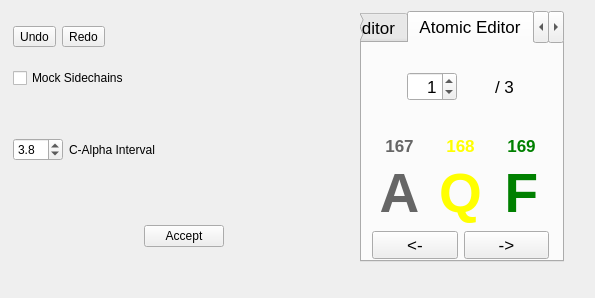
<ui version="4.0" >
 <class>threeResidues</class>
 <widget class="QWidget" name="threeResidues" >
  <property name="geometry" >
   <rect>
    <x>0</x>
    <y>0</y>
    <width>595</width>
    <height>298</height>
   </rect>
  </property>
  <property name="windowTitle" >
   <string>Form</string>
  </property>
  <widget class="QWidget" name="layoutWidget" >
   <property name="geometry" >
    <rect>
     <x>13</x>
     <y>11</y>
     <width>551</width>
     <height>251</height>
    </rect>
   </property>
   <layout class="QHBoxLayout" name="horizontalLayout_6" >
    <property name="sizeConstraint" >
     <enum>QLayout::SetDefaultConstraint</enum>
    </property>
    <item>
     <layout class="QVBoxLayout" name="verticalLayout_5" >
      <item>
       <layout class="QVBoxLayout" name="verticalLayout_4" >
        <item>
         <layout class="QHBoxLayout" name="horizontalLayout_2" >
          <item>
           <widget class="QToolButton" name="undoButton" >
            <property name="focusPolicy" >
             <enum>Qt::NoFocus</enum>
            </property>
            <property name="text" >
             <string>Undo</string>
            </property>
           </widget>
          </item>
          <item>
           <widget class="QToolButton" name="redoButton" >
            <property name="focusPolicy" >
             <enum>Qt::NoFocus</enum>
            </property>
            <property name="text" >
             <string>Redo</string>
            </property>
           </widget>
          </item>
          <item>
           <spacer name="horizontalSpacer" >
            <property name="orientation" >
             <enum>Qt::Horizontal</enum>
            </property>
            <property name="sizeHint" stdset="0" >
             <size>
              <width>38</width>
              <height>51</height>
             </size>
            </property>
           </spacer>
          </item>
         </layout>
        </item>
        <item>
         <widget class="QCheckBox" name="mockSidechainsCheckBox" >
          <property name="text" >
           <string>Mock Sidechains</string>
          </property>
         </widget>
        </item>
        <item>
         <layout class="QHBoxLayout" name="horizontalLayout_3" >
          <item>
           <widget class="QDoubleSpinBox" name="CAdoubleSpinBox" >
            <property name="sizePolicy" >
             <sizepolicy vsizetype="Fixed" hsizetype="Fixed" >
              <horstretch>0</horstretch>
              <verstretch>0</verstretch>
             </sizepolicy>
            </property>
            <property name="minimumSize" >
             <size>
              <width>50</width>
              <height>0</height>
             </size>
            </property>
            <property name="maximumSize" >
             <size>
              <width>50</width>
              <height>16777215</height>
             </size>
            </property>
            <property name="decimals" >
             <number>1</number>
            </property>
            <property name="singleStep" >
             <double>0.100000000000000</double>
            </property>
            <property name="value" >
             <double>3.800000000000000</double>
            </property>
           </widget>
          </item>
          <item>
           <widget class="QLabel" name="CAlabel" >
            <property name="text" >
             <string>C-Alpha Interval</string>
            </property>
           </widget>
          </item>
         </layout>
        </item>
       </layout>
      </item>
      <item>
       <layout class="QHBoxLayout" name="horizontalLayout_5" >
        <item>
         <spacer name="horizontalSpacer_2" >
          <property name="orientation" >
           <enum>Qt::Horizontal</enum>
          </property>
          <property name="sizeHint" stdset="0" >
           <size>
            <width>38</width>
            <height>51</height>
           </size>
          </property>
         </spacer>
        </item>
        <item>
         <widget class="QPushButton" name="acceptButton" >
          <property name="text" >
           <string>Accept</string>
          </property>
         </widget>
        </item>
        <item>
         <spacer name="horizontalSpacer_3" >
          <property name="orientation" >
           <enum>Qt::Horizontal</enum>
          </property>
          <property name="sizeHint" stdset="0" >
           <size>
            <width>38</width>
            <height>51</height>
           </size>
          </property>
         </spacer>
        </item>
       </layout>
      </item>
     </layout>
    </item>
    <item>
     <widget class="QTabWidget" name="tabWidget" >
      <property name="sizePolicy" >
       <sizepolicy vsizetype="Expanding" hsizetype="Fixed" >
        <horstretch>0</horstretch>
        <verstretch>0</verstretch>
       </sizepolicy>
      </property>
      <property name="font" >
       <font>
        <pointsize>13</pointsize>
       </font>
      </property>
      <property name="currentIndex" >
       <number>1</number>
      </property>
      <widget class="QWidget" name="helixTab" >
       <property name="geometry" >
        <rect>
         <x>0</x>
         <y>0</y>
         <width>200</width>
         <height>219</height>
        </rect>
       </property>
       <attribute name="title" >
        <string>Helix Editor</string>
       </attribute>
      </widget>
      <widget class="QWidget" name="atomicTab" >
       <property name="geometry" >
        <rect>
         <x>0</x>
         <y>0</y>
         <width>200</width>
         <height>219</height>
        </rect>
       </property>
       <attribute name="title" >
        <string>Atomic Editor</string>
       </attribute>
       <widget class="QWidget" name="layoutWidget_3" >
        <property name="geometry" >
         <rect>
          <x>10</x>
          <y>0</y>
          <width>177</width>
          <height>216</height>
         </rect>
        </property>
        <layout class="QVBoxLayout" name="verticalLayout_6" >
         <item>
          <layout class="QHBoxLayout" name="horizontalLayout_8" >
           <property name="spacing" >
            <number>3</number>
           </property>
           <property name="sizeConstraint" >
            <enum>QLayout::SetDefaultConstraint</enum>
           </property>
           <property name="rightMargin" >
            <number>0</number>
           </property>
           <property name="bottomMargin" >
            <number>0</number>
           </property>
           <item>
            <widget class="QSpinBox" name="possibilityNumSpinBox" >
             <property name="sizePolicy" >
              <sizepolicy vsizetype="Fixed" hsizetype="Maximum" >
               <horstretch>0</horstretch>
               <verstretch>0</verstretch>
              </sizepolicy>
             </property>
             <property name="minimumSize" >
              <size>
               <width>50</width>
               <height>0</height>
              </size>
             </property>
             <property name="maximumSize" >
              <size>
               <width>50</width>
               <height>16777215</height>
              </size>
             </property>
             <property name="alignment" >
              <set>Qt::AlignRight|Qt::AlignTrailing|Qt::AlignVCenter</set>
             </property>
             <property name="value" >
              <number>1</number>
             </property>
            </widget>
           </item>
           <item>
            <widget class="QLabel" name="numPossibilitiesLabel" >
             <property name="sizePolicy" >
              <sizepolicy vsizetype="Preferred" hsizetype="Maximum" >
               <horstretch>0</horstretch>
               <verstretch>0</verstretch>
              </sizepolicy>
             </property>
             <property name="text" >
              <string>/ 3</string>
             </property>
            </widget>
           </item>
          </layout>
         </item>
         <item>
          <layout class="QHBoxLayout" name="horizontalLayout" >
           <item>
            <layout class="QVBoxLayout" name="prevRes" >
             <item>
              <widget class="QLabel" name="prevNum" >
               <property name="text" >
                <string>&lt;!DOCTYPE HTML PUBLIC "-//W3C//DTD HTML 4.0//EN" "http://www.w3.org/TR/REC-html40/strict.dtd">
&lt;html>&lt;head>&lt;meta name="qrichtext" content="1" />&lt;style type="text/css">
p, li { white-space: pre-wrap; }
&lt;/style>&lt;/head>&lt;body style=" font-family:'Lucida Grande'; font-size:13pt; font-weight:400; font-style:normal;">
&lt;p style=" margin-top:0px; margin-bottom:0px; margin-left:0px; margin-right:0px; -qt-block-indent:0; text-indent:0px;">&lt;span style=" font-weight:600; color:#666666;">167&lt;/span>&lt;/p>&lt;/body>&lt;/html></string>
               </property>
               <property name="alignment" >
                <set>Qt::AlignCenter</set>
               </property>
              </widget>
             </item>
             <item>
              <widget class="QLabel" name="prevName" >
               <property name="font" >
                <font>
                 <pointsize>41</pointsize>
                </font>
               </property>
               <property name="text" >
                <string>&lt;!DOCTYPE HTML PUBLIC "-//W3C//DTD HTML 4.0//EN" "http://www.w3.org/TR/REC-html40/strict.dtd">
&lt;html>&lt;head>&lt;meta name="qrichtext" content="1" />&lt;style type="text/css">
p, li { white-space: pre-wrap; }
&lt;/style>&lt;/head>&lt;body style=" font-family:'Lucida Grande'; font-size:41pt; font-weight:400; font-style:normal;">
&lt;p style=" margin-top:0px; margin-bottom:0px; margin-left:0px; margin-right:0px; -qt-block-indent:0; text-indent:0px;">&lt;span style=" font-weight:600; color:#666666;">A&lt;/span>&lt;/p>&lt;/body>&lt;/html></string>
               </property>
               <property name="alignment" >
                <set>Qt::AlignCenter</set>
               </property>
              </widget>
             </item>
            </layout>
           </item>
           <item>
            <layout class="QVBoxLayout" name="currentRes" >
             <item>
              <widget class="QLabel" name="curNum" >
               <property name="text" >
                <string>&lt;!DOCTYPE HTML PUBLIC "-//W3C//DTD HTML 4.0//EN" "http://www.w3.org/TR/REC-html40/strict.dtd">
&lt;html>&lt;head>&lt;meta name="qrichtext" content="1" />&lt;style type="text/css">
p, li { white-space: pre-wrap; }
&lt;/style>&lt;/head>&lt;body style=" font-family:'Lucida Grande'; font-size:13pt; font-weight:400; font-style:normal;">
&lt;p style=" margin-top:0px; margin-bottom:0px; margin-left:0px; margin-right:0px; -qt-block-indent:0; text-indent:0px;">&lt;span style=" font-weight:600; color:#ffff00;">168&lt;/span>&lt;/p>&lt;/body>&lt;/html></string>
               </property>
               <property name="alignment" >
                <set>Qt::AlignCenter</set>
               </property>
              </widget>
             </item>
             <item>
              <widget class="QLabel" name="curName" >
               <property name="font" >
                <font>
                 <pointsize>41</pointsize>
                </font>
               </property>
               <property name="text" >
                <string>&lt;!DOCTYPE HTML PUBLIC "-//W3C//DTD HTML 4.0//EN" "http://www.w3.org/TR/REC-html40/strict.dtd">
&lt;html>&lt;head>&lt;meta name="qrichtext" content="1" />&lt;style type="text/css">
p, li { white-space: pre-wrap; }
&lt;/style>&lt;/head>&lt;body style=" font-family:'Lucida Grande'; font-size:41pt; font-weight:400; font-style:normal;">
&lt;p style=" margin-top:0px; margin-bottom:0px; margin-left:0px; margin-right:0px; -qt-block-indent:0; text-indent:0px;">&lt;span style=" font-weight:600; color:#ffff00;">Q&lt;/span>&lt;/p>&lt;/body>&lt;/html></string>
               </property>
               <property name="alignment" >
                <set>Qt::AlignCenter</set>
               </property>
              </widget>
             </item>
            </layout>
           </item>
           <item>
            <layout class="QVBoxLayout" name="nextRes" >
             <item>
              <widget class="QLabel" name="nextNum" >
               <property name="text" >
                <string>&lt;!DOCTYPE HTML PUBLIC "-//W3C//DTD HTML 4.0//EN" "http://www.w3.org/TR/REC-html40/strict.dtd">
&lt;html>&lt;head>&lt;meta name="qrichtext" content="1" />&lt;style type="text/css">
p, li { white-space: pre-wrap; }
&lt;/style>&lt;/head>&lt;body style=" font-family:'Lucida Grande'; font-size:13pt; font-weight:400; font-style:normal;">
&lt;p style=" margin-top:0px; margin-bottom:0px; margin-left:0px; margin-right:0px; -qt-block-indent:0; text-indent:0px;">&lt;span style=" font-weight:600; color:#008000;">169&lt;/span>&lt;/p>&lt;/body>&lt;/html></string>
               </property>
               <property name="alignment" >
                <set>Qt::AlignCenter</set>
               </property>
              </widget>
             </item>
             <item>
              <widget class="QLabel" name="nextName" >
               <property name="font" >
                <font>
                 <pointsize>41</pointsize>
                </font>
               </property>
               <property name="text" >
                <string>&lt;!DOCTYPE HTML PUBLIC "-//W3C//DTD HTML 4.0//EN" "http://www.w3.org/TR/REC-html40/strict.dtd">
&lt;html>&lt;head>&lt;meta name="qrichtext" content="1" />&lt;style type="text/css">
p, li { white-space: pre-wrap; }
&lt;/style>&lt;/head>&lt;body style=" font-family:'Lucida Grande'; font-size:41pt; font-weight:400; font-style:normal;">
&lt;p style=" margin-top:0px; margin-bottom:0px; margin-left:0px; margin-right:0px; -qt-block-indent:0; text-indent:0px;">&lt;span style=" font-weight:600; color:#008000;">F&lt;/span>&lt;/p>&lt;/body>&lt;/html></string>
               </property>
               <property name="alignment" >
                <set>Qt::AlignCenter</set>
               </property>
              </widget>
             </item>
            </layout>
           </item>
          </layout>
         </item>
         <item>
          <layout class="QHBoxLayout" name="horizontalLayout_7" >
           <item>
            <widget class="QPushButton" name="back1resButton" >
             <property name="text" >
              <string>&lt;-</string>
             </property>
            </widget>
           </item>
           <item>
            <widget class="QPushButton" name="forward1resButton" >
             <property name="text" >
              <string>-></string>
             </property>
            </widget>
           </item>
          </layout>
         </item>
        </layout>
       </widget>
      </widget>
      <widget class="QWidget" name="loopTab" >
       <property name="geometry" >
        <rect>
         <x>0</x>
         <y>0</y>
         <width>200</width>
         <height>219</height>
        </rect>
       </property>
       <attribute name="title" >
        <string>Loop Editor</string>
       </attribute>
      </widget>
     </widget>
    </item>
   </layout>
  </widget>
 </widget>
 <resources/>
 <connections/>
</ui>
